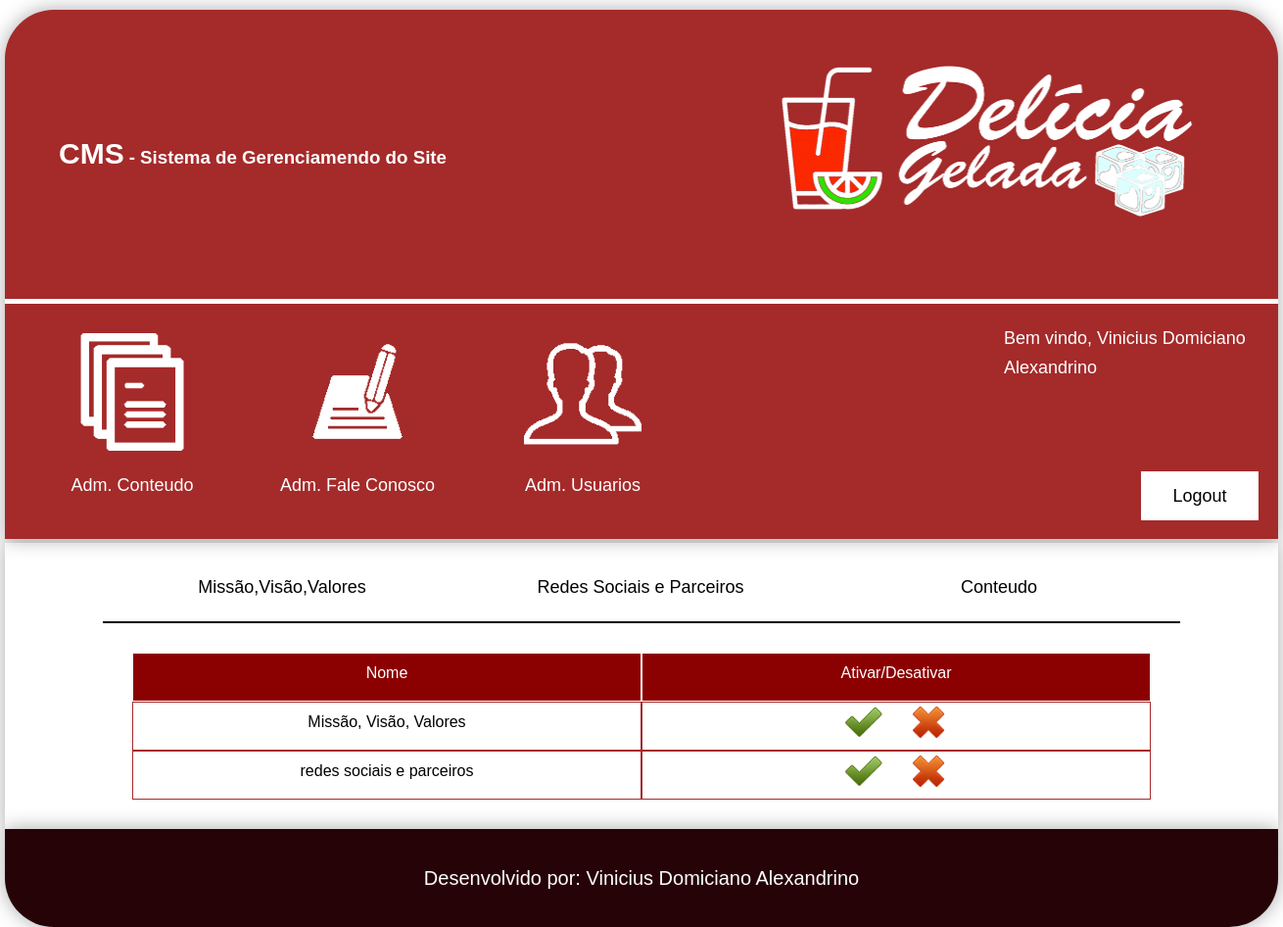
The app's page /cms/cms_sobre.php (signed in) with its own data.
### tables this page shows
CREATE TABLE `tblsobre` (
  `codigo` int(11) NOT NULL AUTO_INCREMENT,
  `nome_sessao` varchar(50) NOT NULL,
  `status` tinyint(4) NOT NULL,
  PRIMARY KEY (`codigo`)
);

### cms/cms_sobre.php (the view, shortened to what this page needs)
<!DOCTYPE html>
<html lang="pt-br">
    <head>
        <link rel="stylesheet" type="text/css" href="css/style.css">
        <link rel="stylesheet" type="text/css" href="css/estilizacoes.css">
    </head>
    <body>
        <?php
            require_once("modulos/cabecalho.php");
        ?>
        <div class="conteudo center shadow">
            <section id="sobre" class="center">
                <div class="selecionar_edicao">
                    <div class="caixa_selecionar">
                        <a href="cms_mi_vi_va.php">
                            <p>Missão,Visão,Valores</p>
                        </a>
                    </div>
                    <div class="caixa_selecionar">
                        <a href="cms_rede_parceiro.php">
                            <p>Redes Sociais e Parceiros</p>
                        </a>
                    </div>
                    <div class="caixa_selecionar">
                        <a href="cms_sobre_sessoes.php">
                            <p>Conteudo</p>
                        </a>
                    </div>
                </div>
                <div class="visualizar_crud">
                    <div class="linha_visualizar_crud_header sobre">
                        <div class="header_visualizar_crud nome_nivel">Nome</div>
                        <div class="header_visualizar_crud">Ativar/Desativar</div>
                    </div>
                    <?php
                        $sql = "select * from tblsobre";
                        $select = mysqli_query($conexao, $sql);
                        while($rsSobre = mysqli_fetch_array($select)){
                    ?>
                    <div class="linha_visualizar_crud sobre">
                        <div class="coluna_visualizar_crud"><?=$rsSobre['nome_sessao']?></div>
                        <div class="coluna_visualizar_crud">
                            <a href="bd/status_sobre.php?modo=ativar&codigo=<?=$rsSobre['codigo']?>">
                                <img  src="icons/true.png" alt="">
                            </a>
                            <a href="bd/status_sobre.php?modo=desativar&codigo=<?=$rsSobre['codigo']?>">
                                <img src="icons/false.png" alt="">
                            </a>
                        </div>
                    </div>
                    <?php
                        }
                    ?>
                </div>
            </section>
        </div>
        <?php
            require_once("modulos/rodape.php");
        ?>
    </body>
</html>

### cms/css/style.css (style rules this page uses)
.txt_preencher, .caixa_selecionar { width: 300px; height: 30px; margin-left: 10px; }
.visualizar_crud { width: inherit; min-height: 50px; height: auto; border-top: 2px solid black; padding: 30px; box-sizing: border-box; }
.linha_visualizar_crud, .linha_visualizar_crud_header { width: 100%; height: 50px; background-color: darkred; overflow: hidden; }
.header_visualizar_crud, .coluna_visualizar_crud { border: solid 1px white; box-sizing: border-box; color: white; float: left; width: 25%; height: 100%; text-align: center; font-size: 16px; line-height: 20px; padding-top: 1%; }
.coluna_visualizar_crud { background-color: #ffffff; border: solid 1px brown; color: black; }
.coluna_visualizar_crud img { width: 40px; height: 40px; margin-left: 10px; margin-right: 10px; margin-top: -5%; }
#sobre { width: 1100px; min-height: 50px; height: auto; box-sizing: border-box; }
.sobre .header_visualizar_crud, .sobre .coluna_visualizar_crud { width: 50%; }
.sobre .coluna_visualizar_crud img { padding-top: 15px; }
.selecionar_edicao { width: 100%; height: 70px; padding-top: 20px; box-sizing: border-box; margin-bottom: 10px; }
.caixa_selecionar { width: 30%; height: 100%; margin-left: 18px; margin-right: 18px; padding-top: 10px; box-sizing: border-box; float: left; text-align: center; }
.caixa_selecionar a { color: black; }

### cms/css/estilizacoes.css (style rules this page uses)
* { margin: 0px; padding: 0px; font-family: Verdana, sans-serif; }
img { max-width: 100%; width: 100%; height: 100%; }
p { font-size: 18px; line-height: 30px; }
a { color: white; text-decoration: none; font-size: 20px; cursor: pointer; line-height: inherit; }
.center { margin-left: auto; margin-right: auto; }
.conteudo { width: 1300px; height: inherit; }
.shadow { box-shadow: 0px 0px 20px darkgray; }

### records on screen
tblsobre: nome_sessao "Missão, Visão, Valores"
tblsobre: nome_sessao "redes sociais e parceiros"

### other values on screen
$nomeUsuario "Vinicius Domiciano Alexandrino"
